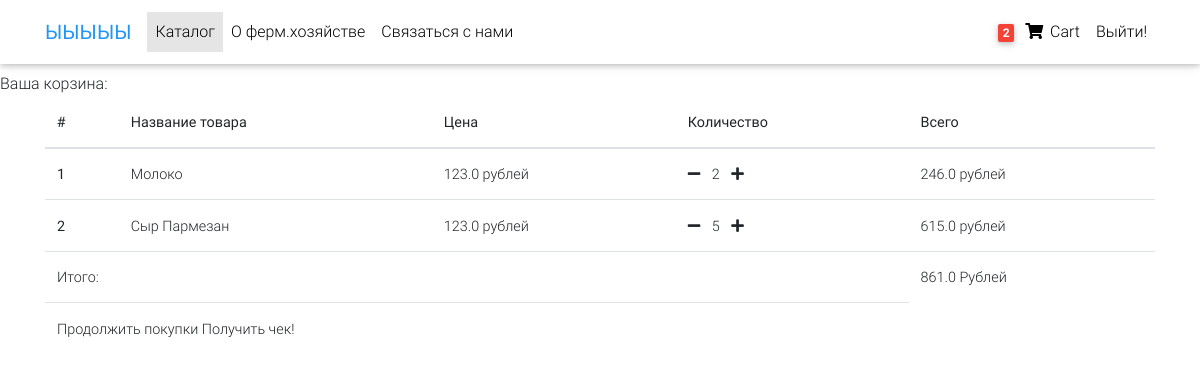
The page /order/ (signed in) on the database as committed earlier.
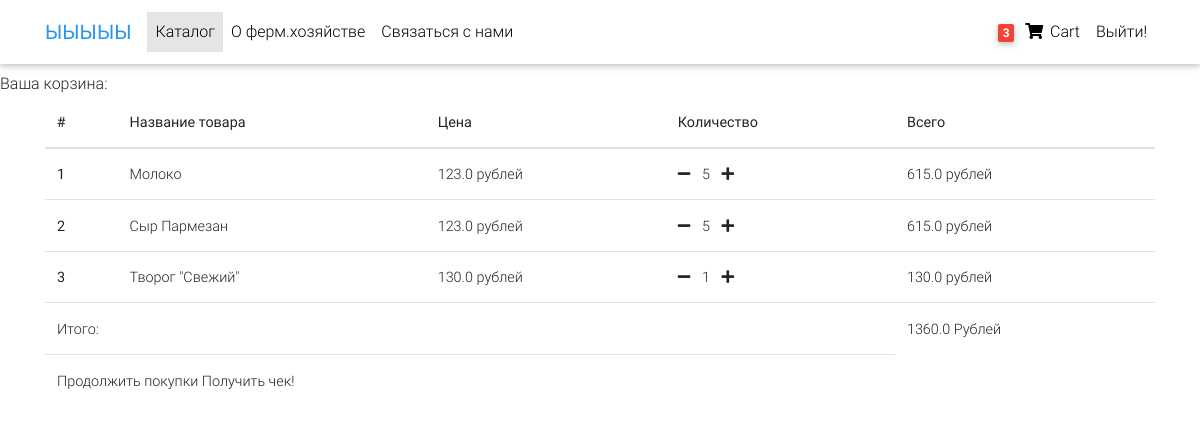
The same page on the database as committed later.
### users/models.py (models this page shows, shortened)
class Order(models.Model):
    check = models.CharField(max_length=30)
    user = models.ForeignKey('auth.User', on_delete=models.CASCADE)
    is_ordered = models.BooleanField(default=False)
    ordered_date = models.DateTimeField()
    tovars = models.ManyToManyField(OrderItem)
    def get_total(self):
        total = 0
        for order_item in self.tovars.all():
            total+=order_item.get_total_item_price()
        return total

class OrderItem(models.Model):
    user = models.ForeignKey('auth.User', on_delete=models.CASCADE, blank=True,null=True)
    ordered = models.BooleanField(default=False)
    item = models.ForeignKey(Tovar, on_delete=models.CASCADE)
    quantity = models.IntegerField(default=1)
    def get_total_item_price(self):
        return self.quantity * self.item.price

class Tovar(models.Model):
    name = models.CharField(max_length=30)
    image = models.ImageField(upload_to='images', blank=True, null=True)
    count = models.IntegerField()
    short_description = models.CharField(max_length=100)
    full_description = models.CharField(max_length=500)
    price = models.FloatField()
    category = models.CharField(choices=CATEGORY_CHOICES, max_length=5)
    creation_time = models.DateTimeField(blank=True,null=False)
    slug = models.SlugField()
    category = models.ForeignKey(Category, on_delete=models.CASCADE)

### users/views.py (the view)
# urls.py: path('order/', OrderView.as_view(), name='order'),
class OrderView(LoginRequiredMixin, View):
    def get(self, *args, **kwargs):
        try:
            order = Order.objects.get(user=self.request.user, is_ordered=False)
            context ={'object':order}
            return render(self.request, "order.html", context)
        except ObjectDoesNotExist:
            messages.error(self.request, "У вас нет заказов!")
            return redirect("/")

### users/templatetags/cart_count_tag.py (called while the page is built)
@register.filter
def cart_item_count(user):
    if user.is_authenticated:
        qs = Order.objects.filter(user=user, is_ordered=False)
        if qs.exists():
            return qs[0].tovars.count()
    return 0

### users/templates/order.html (shortened to what this page needs)
{% extends 'base_layout.html' %}
{% block content %}
Ваша корзина:
<div class="container">
    <table class="table">
        <thead>
            <tr>
                <th scope="col">#</th>
                <th scope="col">Название товара</th>
                <th scope="col">Цена</th>
                <th scope="col">Количество</th>
                <th scope="col">Всего</th>
            </tr>
        </thead>
        <tbody>
        {% for orderItem in object.tovars.all %}
            <tr>
                <th scope="row">{{ forloop.counter }}</th>
                <td>{{ orderItem.item.name }}</td>
                <td>{{ orderItem.item.price }} рублей</td>
                <td>
                    <a href="{% url 'remove-single-item-from-order' orderItem.item.slug %}"><i class="fas fa-minus mr-2"></i></a>
                    {{ orderItem.quantity }}
                    <a href="{% url 'add-single-item-to-order' orderItem.item.slug %}"><i class="fas fa-plus ml-2"></i></a>
                </td>
                <td>{{ orderItem.get_total_item_price }} рублей</td>
            </tr>
        {% endfor %}
        <tr>
                <td colspan="4">Итого:</td>
                <td>{{ object.get_total }} Рублей</td>
        </tr>
        <tr>
            <td colspan="4">
                <a href="/">Продолжить покупки</a>
                <a href="/checkout/">Получить чек!</a>
            </td>
        </tr>
        </tbody>
    </table>
</div>
{% endblock %}

### users/templates/navbar.html (shortened to what this page needs)
{% load cart_count_tag %}
<nav class="navbar fixed-top navbar-expand-lg navbar-light white scrolling-navbar">
    <div class="container">
      <a class="navbar-brand waves-effect" href="/" >
        <strong class="blue-text">ЫЫЫЫЫ</strong>
      </a>
      <div class="collapse navbar-collapse" id="navbarSupportedContent">
        <ul class="navbar-nav mr-auto">
          <li class="nav-item active">
            <a class="nav-link waves-effect" href="/shop/catalog">Каталог
            </a>
          </li>
                {% if user.is_superuser %}
                <li class="nav-item">
                        <h3>Привет, админ!</h3>
                </li>
                <li class="nav-item">
                        <a class="nav-link waves-effect" href="/shop/create_tovar" >Добавить товар</a>
                </li>
                {% else %}
                <li class="nav-item">
                        <a class="nav-link waves-effect" href="/users/about" >О ферм.хозяйстве</a>
                </li>
                <li class="nav-item">
                        <a class="nav-link waves-effect" href="/users/contact" >Связаться с нами</a>
                </li>
                {% endif %}
        </ul>
        <ul class="navbar-nav nav-flex-icons">
                {% if request.user.is_authenticated %}
                <li class="nav-item">
                        <a class="nav-link waves-effect" href="/order">
                        <span class="badge red z-depth-1 mr-1"> {{ request.user|cart_item_count }} </span>
                                <i class="fas fa-shopping-cart"></i>
                        <span class="clearfix d-none d-sm-inline-block"> Cart </span>
                        </a>
                </li>
                <li class="nav-item">
                        <a class="nav-link waves-effect" href="/custom_logout" >Выйти!</a>
                </li>
                {% endif %}
        </ul>
      </div>
    </div>
  </nav>

Rows that differ between the two databases and show on the page:
changed OrderItem "Молоко": quantity "2" → "5"; get_total_item_price "246.0" → "615.0"
added OrderItem: item.name "Творог \"Свежий\"", item.price "130.0", quantity "1", get_total_item_price "130.0"
changed through a linked row, Order: get_total "861.0" → "1360.0"
Other text that changed with them:
{{ request.user|cart_item_count }}: "2" → "3"
